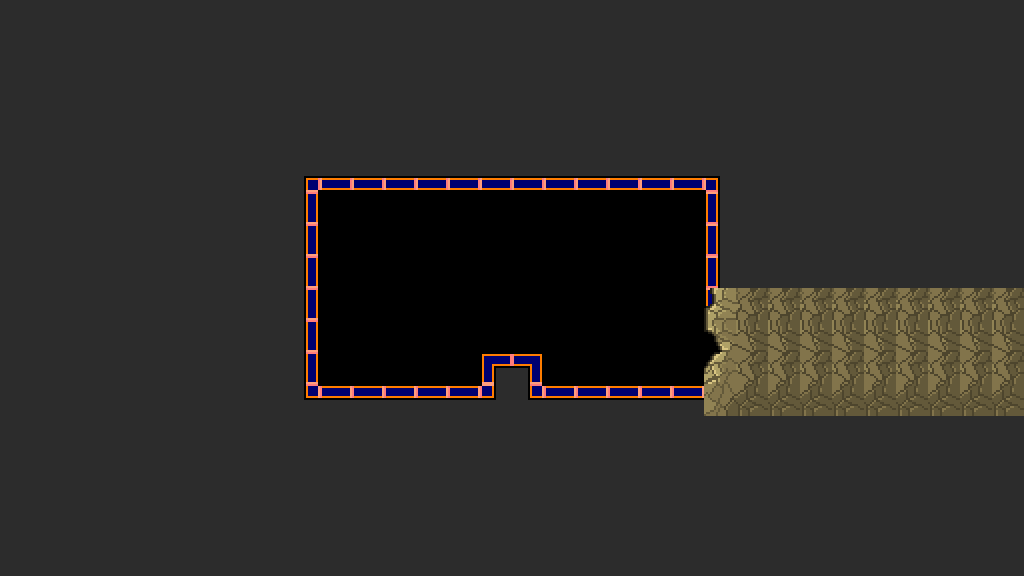

Rendered tile map (Tiled .tmx) drawn with the repository's tilesets; below, a short description and the map source with its tile grids summarised:
An orthogonal 32x18 tile map with 32x32 px tiles, 12 tile layers (Sky, Sky2, Background, CollisionLayer, ...) and 2 objects.

<map version="1.0" orientation="orthogonal" width="32" height="18" tilewidth="32" tileheight="32">
 <tileset firstgid="1" name="generalSprite" tilewidth="32" tileheight="32">
  <image source="generalSprite.png" width="128" height="1184" />
  <tile id="60">
   <properties>
    <property name="tileType" value="empty" />
   </properties>
  </tile>
 </tileset>
 <layer name="Sky" width="32" height="18">
  <data>[576 cells, 0 non-empty, 0 distinct tile ids]</data>
 </layer>
 <layer name="Sky2" width="32" height="18">
  <data>[576 cells, 576 non-empty, 1 distinct tile ids]</data>
 </layer>
 <layer name="Background" width="32" height="18">
  <data>[576 cells, 565 non-empty, 2 distinct tile ids]</data>
 </layer>
 <layer name="CollisionLayer" width="32" height="18">
  <data>[576 cells, 576 non-empty, 13 distinct tile ids]</data>
 </layer>
 <layer name="DamagingLayer" width="32" height="18">
  <data>[576 cells, 576 non-empty, 1 distinct tile ids]</data>
 </layer>
 <layer name="DecorLayer" width="32" height="18">
  <data>[576 cells, 576 non-empty, 1 distinct tile ids]</data>
 </layer>
 <layer name="LadderLayer" width="32" height="18">
  <data>[576 cells, 576 non-empty, 1 distinct tile ids]</data>
 </layer>
 <layer name="PlatformLayer" width="32" height="18">
  <data>[576 cells, 576 non-empty, 1 distinct tile ids]</data>
 </layer>
 <layer name="UpBlockingLayer" width="32" height="18">
  <data>[576 cells, 576 non-empty, 1 distinct tile ids]</data>
 </layer>
 <layer name="DownBlockingLayer" width="32" height="18">
  <data>[576 cells, 576 non-empty, 1 distinct tile ids]</data>
 </layer>
 <layer name="LeftBlockingLayer" width="32" height="18">
  <data>[576 cells, 576 non-empty, 1 distinct tile ids]</data>
 </layer>
 <layer name="RightBlockingLayer" width="32" height="18">
  <data>[576 cells, 576 non-empty, 11 distinct tile ids]</data>
 </layer>
 <objectgroup name="EnemySpawnLayer" width="32" height="18" />
 <objectgroup name="PlayerSpawnLayer" width="32" height="18">
  <object x="352" y="256" width="64" height="96" />
 </objectgroup>
 <objectgroup name="SwitchSpawnLayer" width="32" height="18">
  <object x="512" y="256" width="32" height="32" />
 </objectgroup>
 <objectgroup name="ChestSpawnLayer" width="32" height="18" />
</map>
